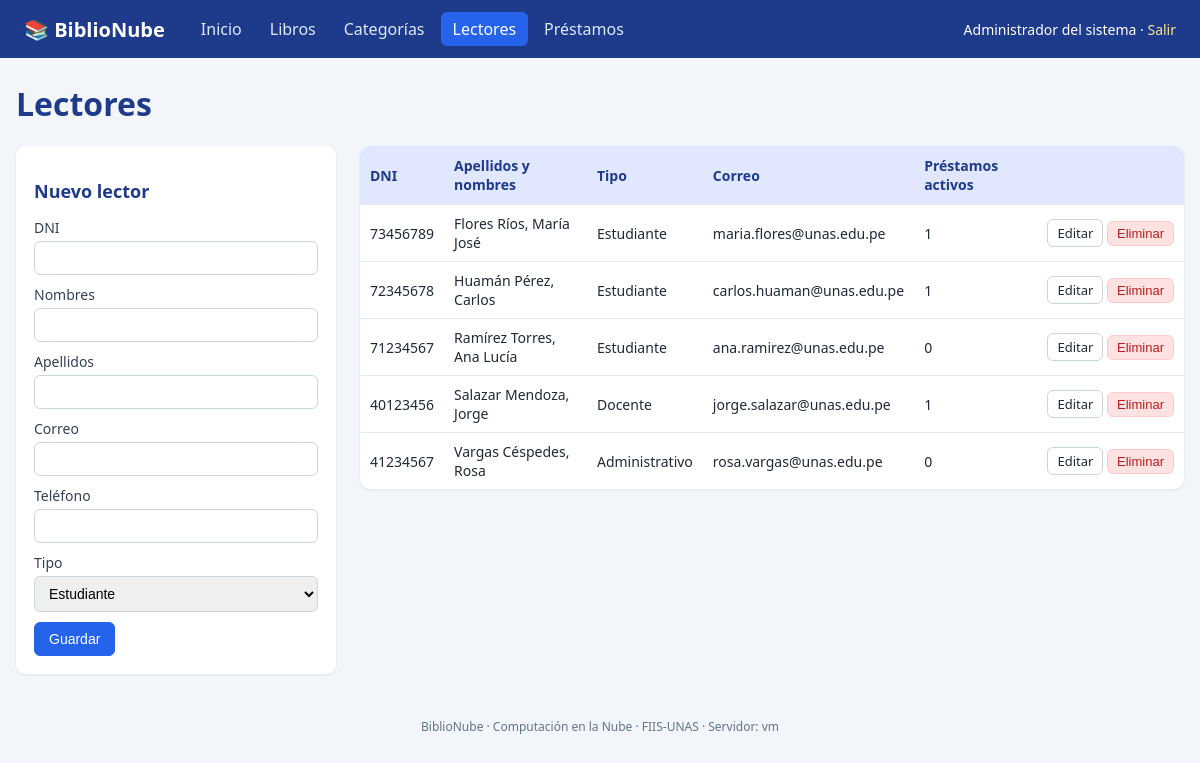
Page /lectores.php (signed in) on the committed database.
### tables this page shows
CREATE TABLE lectores (
  id        INT AUTO_INCREMENT PRIMARY KEY,
  dni       CHAR(8)      NOT NULL UNIQUE,
  nombres   VARCHAR(100) NOT NULL,
  apellidos VARCHAR(100) NOT NULL,
  correo    VARCHAR(120),
  telefono  VARCHAR(15),
  tipo      ENUM('Estudiante','Docente','Administrativo') NOT NULL DEFAULT 'Estudiante',
  creado_en TIMESTAMP DEFAULT CURRENT_TIMESTAMP
);

### includes/funciones.php (called while the page is built, shortened)
<?php
function e($v): string
{
    return htmlspecialchars((string)$v, ENT_QUOTES, 'UTF-8');
}

### lectores.php (the view, shortened to what this page needs)
<?php
require_once __DIR__ . '/includes/funciones.php';
$pdo = db();
$tipos = ['Estudiante', 'Docente', 'Administrativo'];
$edit = ['id' => 0, 'dni' => '', 'nombres' => '', 'apellidos' => '', 'correo' => '', 'telefono' => '', 'tipo' => 'Estudiante'];
$lista = $pdo->query(
    "SELECT le.*, (SELECT COUNT(*) FROM prestamos p WHERE p.lector_id = le.id AND p.estado='Prestado') AS activos
       FROM lectores le ORDER BY le.apellidos, le.nombres"
)->fetchAll();
require __DIR__ . '/includes/header.php';
?>
<h1>Lectores</h1>
<div class="dos-col">
  <form method="post" class="formulario">
    <h2><?= $edit['id'] ? 'Editar lector' : 'Nuevo lector' ?></h2>
    <label>DNI <input name="dni" required pattern="\d{8}" maxlength="8" value="<?= e($edit['dni']) ?>"></label>
    <label>Nombres <input name="nombres" required maxlength="100" value="<?= e($edit['nombres']) ?>"></label>
    <label>Apellidos <input name="apellidos" required maxlength="100" value="<?= e($edit['apellidos']) ?>"></label>
    <label>Correo <input name="correo" type="email" maxlength="120" value="<?= e($edit['correo']) ?>"></label>
    <label>Teléfono <input name="telefono" maxlength="15" value="<?= e($edit['telefono']) ?>"></label>
    <label>Tipo
      <select name="tipo">
        <?php foreach ($tipos as $t): ?>
          <option <?= $t === $edit['tipo'] ? 'selected' : '' ?>><?= $t ?></option>
        <?php endforeach; ?>
      </select>
    </label>
    <button class="btn primario">Guardar</button>
  </form>
  <table>
    <tr><th>DNI</th><th>Apellidos y nombres</th><th>Tipo</th><th>Correo</th><th>Préstamos activos</th><th></th></tr>
    <?php foreach ($lista as $l): ?>
    <tr>
      <td><?= e($l['dni']) ?></td>
      <td><?= e($l['apellidos'] . ', ' . $l['nombres']) ?></td>
      <td><?= e($l['tipo']) ?></td>
      <td><?= e($l['correo']) ?></td>
      <td><?= e($l['activos']) ?></td>
      <td class="acciones">
        <a class="btn chico" href="?editar=<?= e($l['id']) ?>">Editar</a>
        <form method="post" onsubmit="return confirm('¿Eliminar este lector?')">
          <button class="btn chico peligro">Eliminar</button>
        </form>
      </td>
    </tr>
    <?php endforeach; ?>
  </table>
</div>
<?php require __DIR__ . '/includes/footer.php'; ?>

### assets/estilo.css (style rules this page uses)
* { box-sizing: border-box; }
body { margin: 0; font-family: "Segoe UI", Arial, sans-serif; background: #f2f5f9; color: #1f2937; }
a { color: #1d4ed8; text-decoration: none; }
h1 { margin-top: 0; color: #1e3a8a; }
h2 { font-size: 18px; color: #1e3a8a; }
.dos-col { display: grid; grid-template-columns: 320px 1fr; gap: 24px; align-items: start; }
.formulario { background: #fff; padding: 18px; border-radius: 10px; box-shadow: 0 1px 3px rgba(0,0,0,.08); }
label { display: block; font-size: 14px; margin-bottom: 10px; color: #334155; }
input, select { width: 100%; padding: 8px 10px; margin-top: 4px; border: 1px solid #cbd5e1; border-radius: 6px; font-size: 14px; }
table { width: 100%; border-collapse: collapse; background: #fff; border-radius: 10px; overflow: hidden; box-shadow: 0 1px 3px rgba(0,0,0,.08); font-size: 14px; }
th { background: #e0e7ff; color: #1e3a8a; text-align: left; padding: 10px; }
td { padding: 9px 10px; border-top: 1px solid #e5e7eb; vertical-align: middle; }
.acciones, .nw { white-space: nowrap; }
.acciones form { display: inline; }
.btn { display: inline-block; padding: 8px 14px; border: 1px solid #cbd5e1; background: #fff; color: #1f2937; border-radius: 6px; cursor: pointer; font-size: 14px; }
.btn.primario { background: #2563eb; border-color: #2563eb; color: #fff; }
.btn.peligro { background: #fee2e2; border-color: #fecaca; color: #b91c1c; }
.btn.chico { padding: 4px 9px; font-size: 13px; }

### rows in the picture
lectores: tipo "Estudiante", dni "71234567", apellidos+nombres "Ramírez Torres, Ana Lucía", correo "ana.ramirez@unas.edu.pe", activos "0"
lectores: dni "73456789", apellidos+nombres "Flores Ríos, María José", tipo "Estudiante", correo "maria.flores@unas.edu.pe", activos "1"
lectores: dni "72345678", apellidos+nombres "Huamán Pérez, Carlos", tipo "Estudiante", correo "carlos.huaman@unas.edu.pe", activos "1"
lectores: dni "40123456", apellidos+nombres "Salazar Mendoza, Jorge", tipo "Docente", correo "jorge.salazar@unas.edu.pe", activos "1"
lectores: dni "41234567", apellidos+nombres "Vargas Céspedes, Rosa", tipo "Administrativo", correo "rosa.vargas@unas.edu.pe", activos "0"

### other values in the picture
$nombre "Inicio"
$nombre "Libros"
$nombre "Categorías"
$nombre "Lectores"
$nombre "Préstamos"
$_SESSION['nombre'] "Administrador del sistema"
gethostname() "vm"
